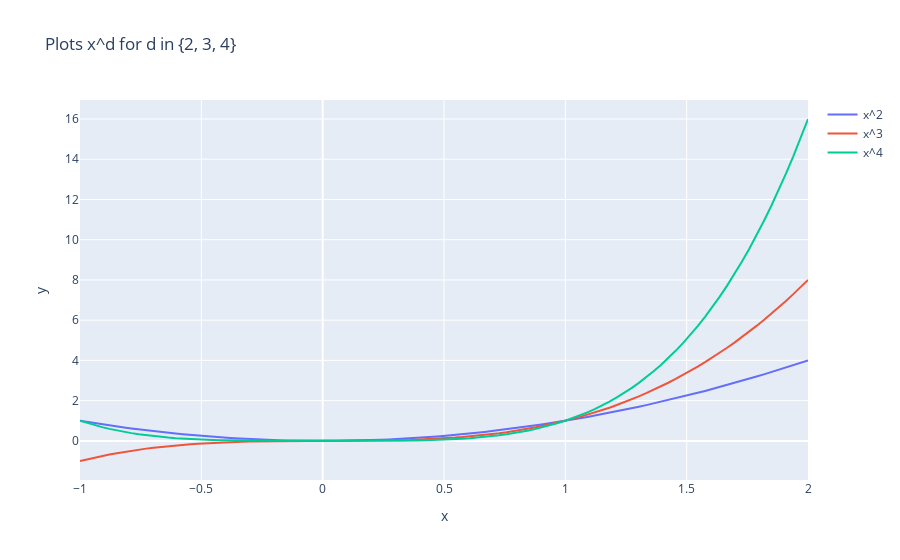

Notebook source saved alongside this figure:
### Markdown cell above
# question 14

### Code cell
# params
interval = [-1, 2]
nb_points = 100
x = np.linspace(*interval, nb_points)

# plots
fig = go.Figure(data=[
    go.Scatter(
        x=x,
        y=x ** d,
        mode="lines",
        name=f"x^{d}"
    )
for d in [2, 3, 4]])


fig.update_layout(
    title="Plots x^d for d in {2, 3, 4}",
    xaxis_title="x",
    yaxis_title="y",
)

fig.show()
